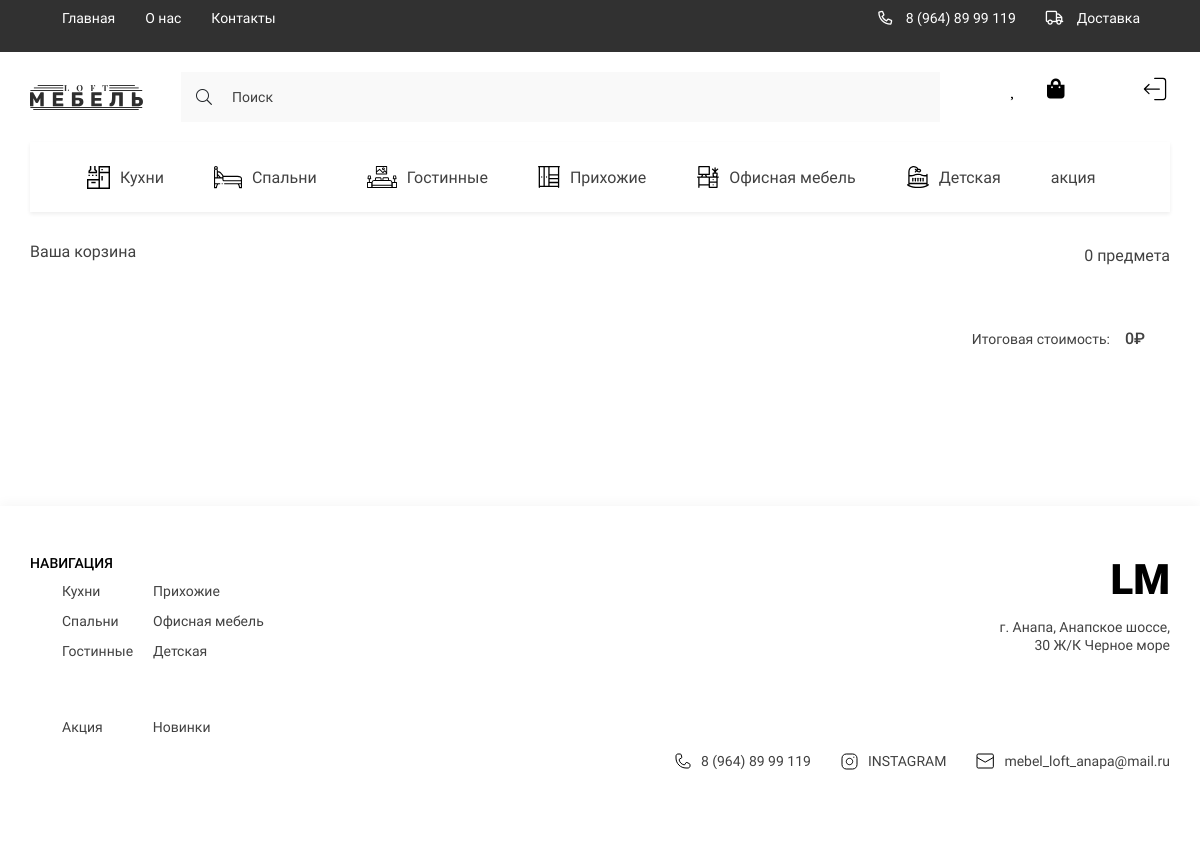
Screenshot of /my_cart/ (signed in) with the database file from the repository.
### loft/models.py (models this page shows, shortened)
class Category(models.Model):
    title = models.CharField(max_length=150, verbose_name='Категория')
    icon = models.ImageField(upload_to='icons/', blank=True, null=True, verbose_name='Иконка')
    slug = models.SlugField(unique=True, null=True)
    parent = models.ForeignKey('self', on_delete=models.CASCADE, null=True, blank=True,
                               related_name='subcategories', verbose_name='Родитель')
    def get_absolute_url(self):
        return reverse('category', kwargs={'slug': self.slug})
    def get_icon(self):
        if self.icon:
            return self.icon.url
        else:
            return '-'
    class Meta:
        verbose_name = 'Категории'
        verbose_name_plural = 'Категории'

class Order(models.Model):
    customer = models.ForeignKey(Customer, on_delete=models.SET_NULL, null=True, verbose_name='Покупатель')
    created_at = models.DateTimeField(auto_now_add=True, verbose_name='Дата заказа')
    is_completed = models.BooleanField(default=False, verbose_name='Статус заказа')
    shipping = models.BooleanField(default=False, verbose_name='Доставка')
    class Meta:
        verbose_name = 'Заказ'
        verbose_name_plural = 'Заказы'
    @property  # метод который подсчитывает общую стоимость заказа
    def get_cart_total_price(self):
        order_products = self.orderproduct_set.all()
        total_price = sum([product.get_total_price for product in order_products])  # считаем обш стоимость чека
        return total_price
    @property  # метод который подсчитывает общее кол-во товара
    def get_cart_total_quantity(self):
        order_products = self.orderproduct_set.all()
        total_quantity = sum([product.quantity for product in order_products])
        return total_quantity

### loft/views.py (the view)
# urls.py: path('my_cart/', my_cart, name='my_cart'),
def my_cart(request):
    if not request.user.is_authenticated:
        return redirect('login')
    else:
        cart_info = get_cart_data(request)
        context = {
            'title': 'Ваша корзина',
            'products': cart_info['order_products'],  # Список заказанных товаров
            'order': cart_info['order']
        }
        return render(request, 'loft/my_cart.html', context)

### loft/templatetags/loft_tags.py (called while the page is built)
@register.simple_tag()
def get_categories():
    return Category.objects.filter(parent=None)

@register.simple_tag()
def get_normal_price(price):
    return f"{price:_}".replace("_", " ")

### loft/utils.py (called while the page is built)
def get_cart_data(request):
    cart = CartForAuthenticatedUser(request)
    cart_info = cart.get_cart_info()
    return cart_info

    def get_cart_info(self):
        customer, created = Customer.objects.get_or_create(user=self.user)
        order, created = Order.objects.get_or_create(customer=customer)
        order_products = order.orderproduct_set.all()
        cart_total_price = order.get_cart_total_price
        cart_total_quantity = order.get_cart_total_quantity
        return {
            'cart_total_price': cart_total_price,
            'cart_total_quantity': cart_total_quantity,
            'order': order,
            'order_products': order_products
        }

### loft/templates/loft/my_cart.html (shortened to what this page needs)
{% extends 'base.html' %}
{% load loft_tags %}
{% block main %}
<main class="main">
            <div class="container">
                <section class="basket">
                    <div class="basket__text">
                        <h1 class="basket__title">{{ title }}</h1>
                        <span class="basket__count"><span>{{ order.get_cart_total_quantity }}</span> предмета</span>
                    </div>
                    <form class="products__form">
                        <span>Итоговая стоимость:<span class="products__form-price">{% get_normal_price order.get_cart_total_price %}₽</span> </span>
                    </form>
                </section>
            </div>
        </main>
{% endblock main %}

### templates/components_base/_header_categories.html
{% load loft_tags %}
<ul class="header__list _categories">
    {% get_categories as categories %}
    {% for category in categories %}
    <li>
        <a href="{{ category.get_absolute_url }}" class="header__list-links">
                                <span class="header__list-img">
                                    <img src="{{ category.get_icon }}" alt="icons">
                                </span>
            {{ category.title }}
        </a>
    </li>
    {% endfor %}
    <li>
        <a href="#!" class="header__list-links">
            акция
        </a>
    </li>
</ul>

### templates/layout/footer.html
{% load static %}
{% load loft_tags %}
<footer class="footer">
        <div class="container">
            <div class="footer__content">
                <div class="footer__navigate">
                    <div class="footer__navigate-part">
                        <h2 class="footer__navigate-title">НАВИГАЦИЯ</h2>
                        <div class="footer__navigate-lists">
                            <ul class="footer__navigate-list">
                                {% get_categories as categories %}
                                {% for category in categories %}
                                <li><a href="#!" class="footer__navigate-links">{{ category.title }}</a></li>
                                {% endfor %}
                            </ul>
                        </div>
                    </div>
                    <div class="footer__navigate-part _right">
                        <a href="./index.html" class="footer__logo">LM</a>
                        <p class="footer__adress">г. Анапа, Анапское шоссе, 30 Ж/К Черное море</p>
                    </div>
                </div>
                <div class="footer__social">
                    <ul class="footer__navigate-list _short">
                        <li><a href="#!" class="footer__navigate-links">Акция</a></li>
                        <li><a href="#!" class="footer__navigate-links">Новинки</a></li>
                    </ul>
                    <ul class="footer__social-list">
                        <li>
                            <a href="tel:89648999119" class="footer__social-links">
                                <img src="{% static 'loft/assets/icons/phone.svg' %}" alt="phone">
                                8 (964) 89 99 119
                            </a>
                        </li>
                        <li>
                            <a href="https://www.instagram.com/" target="_blank" class="footer__social-links">
                                <img src="{% static 'loft/assets/icons/inst.svg' %}" alt="insta">
                                INSTAGRAM
                            </a>
                        </li>
                        <li>
                            <a href="mailto:mebel_loft_anapa@mail.ru" target="_blank" class="footer__social-links">
                                <img src="{% static 'loft/assets/icons/mail.svg' %}" alt="mail">
                                mebel_loft_anapa@mail.ru
                            </a>
                        </li>
                    </ul>
                </div>
            </div>
        </div>
    </footer>

### loft/static/loft/style/style.css (style rules this page uses)
:root { --containerWidth: 1140px; --primaryColor: #414141; --primaryFont: 'Roboto'; --mainColor: #245462; }
* { padding: 0; margin: 0; box-sizing: border-box; text-decoration: none; list-style: none; font-family: var(--primaryFont); }
.container { width: 100%; max-width: calc(var(--containerWidth) + 30px); margin: 0 auto; padding: 0 15px; }
.nav__content-bars, ._categories, .nav__list-links>img, .nav__bars-open, ._truck { display: none; }
.header__list { display: flex; justify-content: space-between; align-items: center; }
.header__list._categories { justify-content: flex-start; width: 100%; overflow-x: scroll; background: #FFFFFF; box-shadow: 0px 2px 4px rgba(0, 0, 0, 0.07); margin-bottom: 30px; }
.header__list-links { padding: 24px 25px; display: flex; justify-content: center; align-items: center; height: 70px; transition: background .3s linear, color .3s linear; width: max-content; font-family: 'Roboto'; font-size: 16px; line-height: 19px; color: #414141; }
.header__list-links img { margin-right: 10px; min-width: 18px; transition: filter .3s linear; }
.main { width: 100%; flex-grow: 1; padding-bottom: 150px; }
.basket { display: flex; flex-direction: column; width: 100%; }
.basket__text { display: flex; align-items: center; justify-content: space-between; margin-bottom: 20px; }
.basket__title { font-style: normal; font-weight: normal; font-size: 16px; line-height: 19px; color: var(--primaryColor); }
.basket__count { font-style: normal; font-weight: normal; font-size: 16px; line-height: 19px; color: var(--primaryColor); }
.products__form { display: flex; margin-top: 40px; justify-content: flex-end; align-items: center; }
.products__form>span { font-style: normal; font-weight: normal; font-size: 14px; line-height: 16px; color: var(--primaryColor); margin-right: 25px; display: flex; justify-content: center; align-items: center; }
.products__form-price { font-style: normal; font-weight: 500; font-size: 16px; line-height: 19px; color: var(--primaryColor); display: block; margin-left: 15px; }
.footer { width: 100%; padding: 49px 0 32px; background: #FFFFFF; box-shadow: 0px -4px 10px rgba(0, 0, 0, 0.03); }
.footer__content { width: 100%; display: flex; flex-direction: column; justify-content: center; }
.footer__navigate { display: flex; width: 100%; justify-content: space-between; margin-bottom: 35px; }
.footer__navigate-part._right { text-align: right; }
.footer__navigate-title { font-weight: 500; font-size: 14px; line-height: 126.69%; color: #000000; margin-bottom: 10px; text-transform: uppercase; }
.footer__navigate-lists { display: flex; }
.footer__navigate-list { display: flex; flex-direction: column; height: 85px; flex-wrap: wrap; justify-content: space-between; }
.footer__navigate-list li { margin-right: 20px; }
.footer__navigate-list._short { flex-direction: row; }
.footer__navigate-list:not(:last-child) { margin-right: 50px; }
.footer__navigate-links { font-size: 14px; line-height: 126.69%; color: #414141; display: block; margin-bottom: 7.24px; transition: color .3s linear; }
.footer__logo { font-weight: 900; font-size: 42px; line-height: 49px; color: #000000; display: block; margin-bottom: 15px; }
.footer__adress { font-size: 14px; line-height: 126.69%; text-align: right; color: #414141; width: 100%; max-width: 171px; }
.footer__navigate-list._short .footer__navigate-links { margin: 0 30px 0 0; }
.footer__navigate-list._short li:last-child .footer__navigate-links { margin: 0; }
.footer__social { display: flex; justify-content: space-between; width: 100%; }
.footer__social-list { display: flex; justify-content: center; text-align: right; align-items: center; }
.footer__social-links { display: flex; justify-content: center; align-items: center; font-size: 14px; line-height: 126.69%; color: #414141; margin-right: 30px; }
.footer__social-list li:last-child .footer__social-links { margin-right: 0; }
.footer__social-links img { margin-right: 10px; }

### loft/static/loft/style/new_style.css (style rules this page uses)
* { text-decoration: none !important; }

### rows the page displays
Category: get_icon (picture), title "Кухни"
Category: get_icon (picture), title "Спальни"
Category: get_icon (picture), title "Гостинные"
Category: get_icon (picture), title "Прихожие"
Category: get_icon (picture), title "Офисная мебель"
Category: get_icon (picture), title "Детская"
Order: get_cart_total_quantity "0", id "0"

### other values shown
{{ title }} "Ваша корзина"
